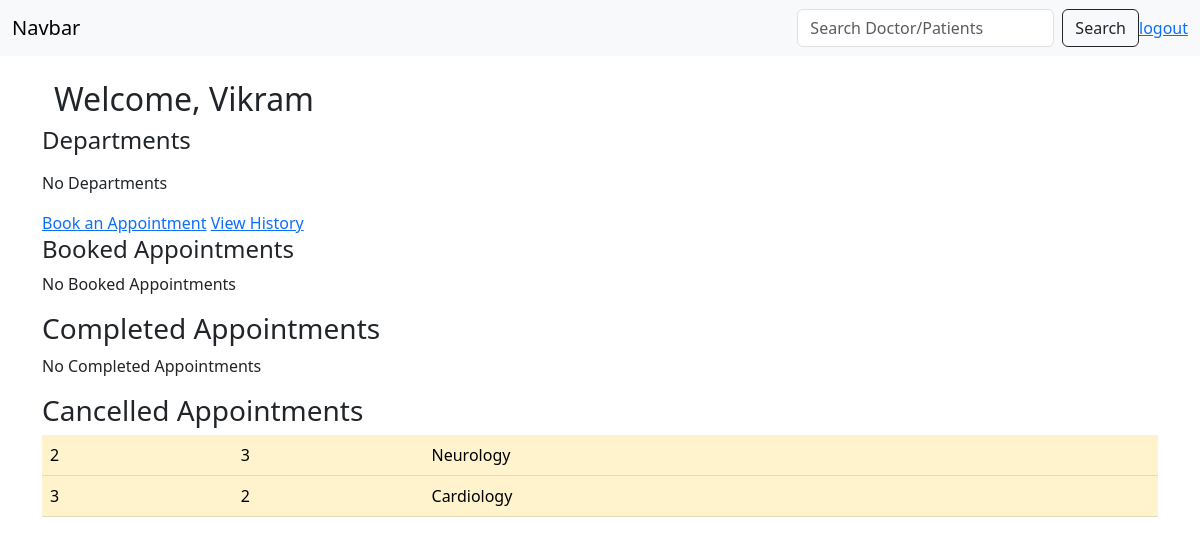
The page /patient_dashboard on the database its author committed.
### application/models.py (models this page shows)
class Patient(db.Model):
    __tablename__ = "patient"
    id=db.Column(db.Integer(),primary_key=True,autoincrement=True)
    patient_id = db.Column(db.Integer, db.ForeignKey("user.user_id"), unique=True)
    name=db.Column(db.String(),nullable=False)
    username = db.Column(db.String(),nullable=False)
    age=db.Column(db.Integer(),nullable=False)
    gender=db.Column(db.String())
    contact=db.Column(db.String(),unique=True,nullable=False)
    address=db.Column(db.String())
    appointments=db.relationship("Appointment",backref="patient",cascade="all, delete-orphan")

class Appointment(db.Model):
    __tablename__ = "appointment"
    appointment_id = db.Column(db.Integer(),primary_key=True,autoincrement=True)
    patient_id = db.Column(db.Integer() , db.ForeignKey("patient.patient_id") ,nullable=False)
    doctor_id = db.Column(db.Integer() , db.ForeignKey("doctor.doctor_id"),nullable=True)
    date = db.Column(db.Date(),nullable = False)
    time = db.Column(db.Time(),nullable = False)
    status = db.Column(db.String(),nullable = False , default="Booked")

class Doctor(db.Model):
    __tablename__ = "doctor"
    id=db.Column(db.Integer(),primary_key=True,autoincrement=True)
    doctor_id = db.Column(db.Integer(),db.ForeignKey('user.user_id'),nullable=False)
    name = db.Column(db.String(),nullable=False)
    username = db.Column(db.String(),nullable=False)
    department=db.Column(db.String(),nullable=False)

### application/patient_api.py (the view)
@api.route("/patient_dashboard", methods=["GET", "POST"])
def patient_dashboard():
    current_patient = Patient.query.first()  # replace with current_user later
    booked = Appointment.query.filter_by(patient_id=current_patient.patient_id, status="Booked").all()
    completed = Appointment.query.filter_by(patient_id=current_patient.patient_id, status="Completed").all()
    cancelled = Appointment.query.filter_by(patient_id=current_patient.patient_id, status="Cancelled").all()
    all_departments = Department.query.all()
    doctor_department_map={doc.doctor_id: doc.department for doc in Doctor.query.all()}
    return render_template("patient/patient_dashboard.html",name=current_patient.name,patient_id=current_patient.patient_id,booked=booked,completed=completed,cancelled=cancelled,doctor_department_map=doctor_department_map,all_departments=all_departments)

### templates/patient/patient_dashboard.html
{% extends "patient/layout.html" %}
{% block body %}
  <div class="container-fluid">
    <h2>Welcome, {{ name }}</h2>
  </div>
  <h4>Departments</h4>
  {% if all_departments %}
    <ul class="list-group mt-3">
      {% for dept in all_departments %}
        <li class="list-group-item">
          <span>{{ dept.department_name }}</span>
          <a href="#">View</a>
        </li>
      {% endfor %}
    </ul>
  {% else %}
    <p class="mt-3">No Departments</p>
  {% endif %}
  <a href="{{ url_for('patient_api.book_appointment') }}">Book an Appointment</a>
  <a href="{{ url_for('patient_api.patient_history',patient_id=patient_id) }}">View History</a>
  <h4>Booked Appointments</h4>
  {% if booked %}
  <table class="table table-striped">
    <thead>
      <tr>
        <th>Appointment ID</th>
        <th>Doctor ID</th>
        <th>Department</th>
        <th>Date</th>
        <th>Time</th>
      </tr>
    </thead>
    <tbody>
    {% for appt in booked %}
      <tr>
        <td>{{ appt.appointment_id }}</td>
        <td>{{ appt.doctor_id }}</td>
        <td>{{ doctor_department_map.get(appt.doctor_id, "N/A") }}</td>
        <td>{{ appt.date }}</td>
        <td>{{ appt.time }}</td>
        <td>
          <a href="{{ url_for('patient_api.mark_cancelled', appointment_id=appt.appointment_id) }}" class="btn btn-danger btn-sm">Cancel</a>
        </td>
      </tr>
    {% endfor %}
    </tbody>
  </table>
  {% else %}
  <p>No Booked Appointments</p>
  {% endif %}
  <h3>Completed Appointments</h3>
{% if completed %}
<table class="table table-success">
  <tbody>
    {% for appt in completed %}
      <tr>
        <td>{{ appt.appointment_id }}</td>
        <td>{{ appt.doctor_id }}</td>
        <td>{{ doctor_department_map.get(appt.doctor_id, 'N/A') }}</td>
      </tr>
    {% endfor %}
  </tbody>
</table>
{% else %}
<p>No Completed Appointments</p>
{% endif %}
<h3>Cancelled Appointments</h3>
{% if cancelled %}
<table class="table table-warning">
  <tbody>
    {% for appt in cancelled %}
      <tr>
        <td>{{ appt.appointment_id }}</td>
        <td>{{ appt.doctor_id }}</td>
        <td>{{ doctor_department_map.get(appt.doctor_id, 'N/A') }}</td>
      </tr>
    {% endfor %}
  </tbody>
</table>
{% else %}
<p>No Cancelled Appointments</p>
{% endif %}
{% endblock %}

### rows shown on the page
Patient: name "Vikram"
Appointment: appointment_id "2", doctor_id "3"
Doctor: get "Neurology"
Appointment: appointment_id "3", doctor_id "2"
Doctor: get "Cardiology"
